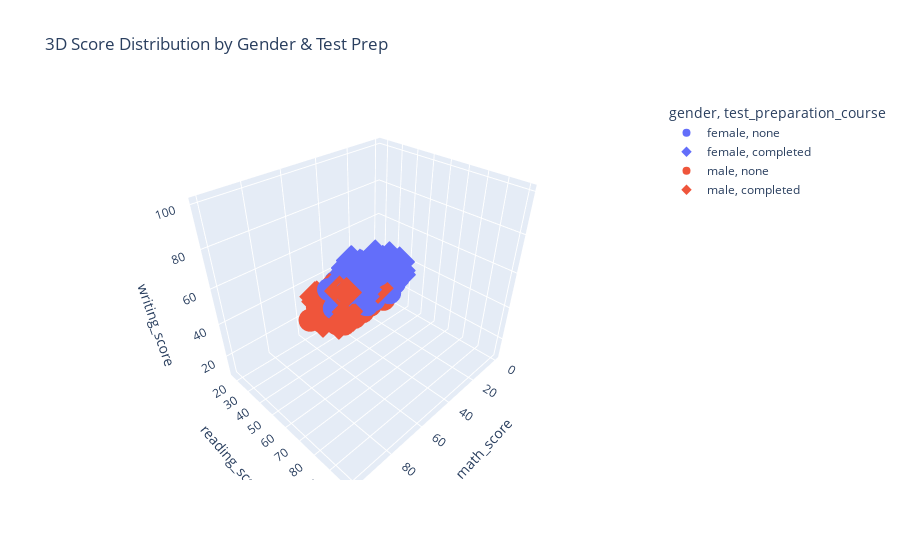

The notebook cell this image was saved under:
### Code cell
#3D Scatter Plot
fig = px.scatter_3d(df, x='math_score', y='reading_score', z='writing_score',
                   color='gender', symbol='test_preparation_course',
                   title='3D Score Distribution by Gender & Test Prep',
                   hover_data=['parental_level_of_education', 'lunch'])
fig.show()

### Figure 1 — Plotly figure (JSON) as saved in the notebook; plotly's stock layout.template omitted (floating-point values rounded to 4 significant figures; data arrays with more than 128 entries replaced by an {"elided": "..."} marker saying what was removed)
{"data": [{"customdata": {"elided": "334x2 str values"}, "hovertemplate": "gender=female<br>test_preparation_course=none<br>math_score=%{x}<br>reading_score=%{y}<br>writing_score=%{z}<br>parental_level_of_education=%{customdata[0]}<br>lunch=%{customdata[1]}<extra></extra>", "legendgroup": "female, none", "marker": {"color": "#636efa", "symbol": "circle"}, "mode": "markers", "name": "female, none", "scene": "scene", "showlegend": true, "type": "scatter3d", "x": {"elided": "334 int values"}, "y": {"elided": "334 int values"}, "z": {"elided": "334 int values"}}, {"customdata": {"elided": "184x2 str values"}, "hovertemplate": "gender=female<br>test_preparation_course=completed<br>math_score=%{x}<br>reading_score=%{y}<br>writing_score=%{z}<br>parental_level_of_education=%{customdata[0]}<br>lunch=%{customdata[1]}<extra></extra>", "legendgroup": "female, completed", "marker": {"color": "#636efa", "symbol": "diamond"}, "mode": "markers", "name": "female, completed", "scene": "scene", "showlegend": true, "type": "scatter3d", "x": {"elided": "184 int values"}, "y": {"elided": "184 int values"}, "z": {"elided": "184 int values"}}, {"customdata": {"elided": "308x2 str values"}, "hovertemplate": "gender=male<br>test_preparation_course=none<br>math_score=%{x}<br>reading_score=%{y}<br>writing_score=%{z}<br>parental_level_of_education=%{customdata[0]}<br>lunch=%{customdata[1]}<extra></extra>", "legendgroup": "male, none", "marker": {"color": "#EF553B", "symbol": "circle"}, "mode": "markers", "name": "male, none", "scene": "scene", "showlegend": true, "type": "scatter3d", "x": {"elided": "308 int values"}, "y": {"elided": "308 int values"}, "z": {"elided": "308 int values"}}, {"customdata": {"elided": "174x2 str values"}, "hovertemplate": "gender=male<br>test_preparation_course=completed<br>math_score=%{x}<br>reading_score=%{y}<br>writing_score=%{z}<br>parental_level_of_education=%{customdata[0]}<br>lunch=%{customdata[1]}<extra></extra>", "legendgroup": "male, completed", "marker": {"color": "#EF553B", "symbol": "diamond"}, "mode": "markers", "name": "male, completed", "scene": "scene", "showlegend": true, "type": "scatter3d", "x": {"elided": "174 int values"}, "y": {"elided": "174 int values"}, "z": {"elided": "174 int values"}}], "layout": {"legend": {"title": {"text": "gender, test_preparation_course"}, "tracegroupgap": 0}, "scene": {"domain": {"x": [0, 1], "y": [0, 1]}, "xaxis": {"title": {"text": "math_score"}}, "yaxis": {"title": {"text": "reading_score"}}, "zaxis": {"title": {"text": "writing_score"}}}, "title": {"text": "3D Score Distribution by Gender & Test Prep"}}}
